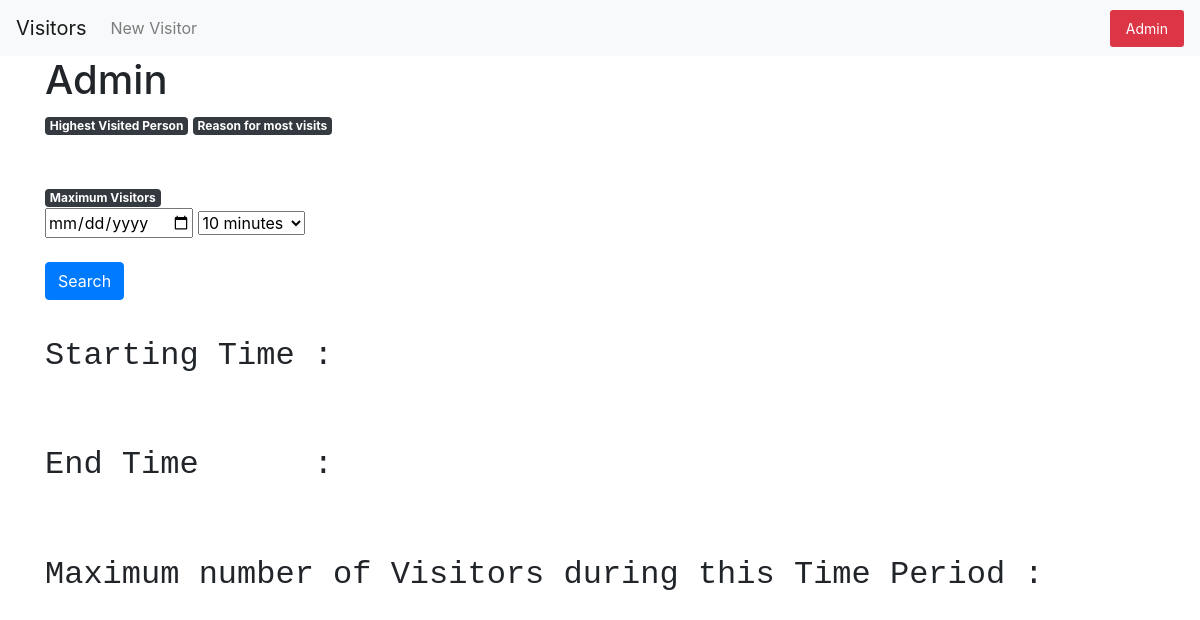
The page /info on the database as committed earlier.
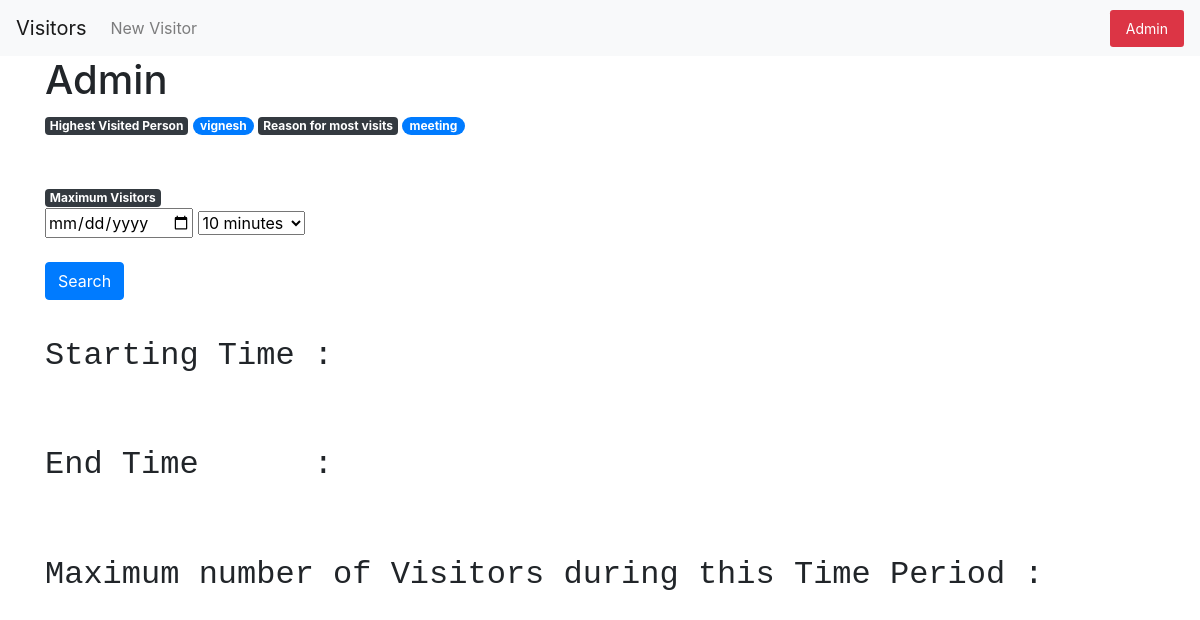
The same page on the database as committed later.
### tables this page shows
CREATE TABLE posts (
    id INTEGER PRIMARY KEY AUTOINCREMENT,
    created TIMESTAMP NOT NULL DEFAULT (datetime('now','localtime')),
    username TEXT NOT NULL,
    reason TEXT NOT NULL,
    whom_to_meet TEXT,
    exit TIMESTAMP
);

### main.py (the view, shortened to what this page needs)
@app.route('/info', methods=('GET', 'POST'))
def info():
    conn = get_db_connection()
    HighVisited = conn.execute('SELECT id,whom_to_meet,COUNT(whom_to_meet) FROM posts GROUP BY whom_to_meet ORDER BY whom_to_meet DESC LIMIT 1').fetchone()
    ReasonForFrequentVisits = conn.execute('SELECT id,reason,COUNT(reason) FROM posts GROUP BY reason ORDER BY reason DESC LIMIT 1').fetchone()
    conn.close()
    return render_template('info.html', post=HighVisited,postted=ReasonForFrequentVisits)

### main.py (called while the page is built)
def get_db_connection():
    conn = sqlite3.connect('database.db')
    conn.row_factory = sqlite3.Row
    return conn

### templates/info.html (shortened to what this page needs)
{% extends 'base.html' %}
{% block content %}
<h1>{% block title %} Admin {% endblock %}</h1>
<form>
    <span class="badge badge-dark">Highest Visited Person</span>
    <span class="badge badge-pill badge-primary">{{ post[1] }}</span>
    <span class="badge badge-dark">Reason for most visits</span>
    <span class="badge badge-pill badge-primary">{{ postted[1] }}</span>
</form>
<br>
<br>
<span class="badge badge-dark">Maximum Visitors</span>
<br>
<form method="post">
        <input type="date" id="findDate" name="findDate" required>
        <select class="form-select" aria-label="Default select example" name="period">
            <option value="10">10 minutes</option>
          </select>
          <br>
          <br>
          <div class="form-group">
            <button type="submit" class="btn btn-primary">Search</button>
        </div>
        <pre>
        <h2>Starting Time : {{ startDate }}</h2>
        <h2>End Time &nbsp;&nbsp;&nbsp;&nbsp;&nbsp;: {{ endDate }}</h2>
        <h2>Maximum number of Visitors during this Time Period : {{ MaxCount }}</h2>
        </pre>
</form>
{% endblock %}

### templates/base.html (shortened to what this page needs)
<!doctype html>
<html lang="en">
  <head>
    <link rel="stylesheet" href="https://stackpath.bootstrapcdn.com/bootstrap/4.3.1/css/bootstrap.min.css">
  </head>
  <body>
      <nav class="navbar navbar-expand-md navbar-light bg-light">
        <a class="navbar-brand" href="{{ url_for('index')}}">Visitors</a>
        <div class="collapse navbar-collapse" id="navbarNav">
            <ul class="navbar-nav">
              <li class="nav-item">
                <a class="nav-link" href="{{url_for('create')}}">New Visitor</a>
            </li>
            </ul>
        </div>
        <div class="nav-item">
          <a class="nav-link btn-danger btn-sm" href="{{url_for('info')}}">Admin</a>
      </div>
      </nav>
    <div class="container">
        {% block content %} {% endblock %}
    </div>
  </body>
</html>

Rows that differ between the two databases and show on the page:
added posts: whom_to_meet "vignesh", reason "meeting"
